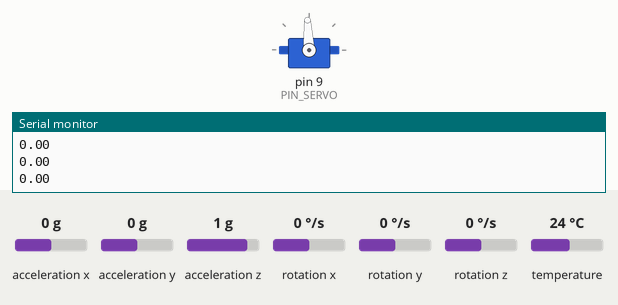
Simulated run of this sketch. Board: Arduino Uno, built with avr-gcc and run on an emulated ATmega328P. Shown: servo, the last lines printed to the serial monitor. The test bench sets the inputs (shaded band); at power-on: acceleration y 0 g, rotation x 0 °/s, acceleration x 0 g, acceleration z 1 g, rotation y 0 °/s, rotation z 0 °/s, temperature 24 °C.

Above: at 3.4 s.
3.5 s: acceleration y set to -1.4 g
At 5.2 s:
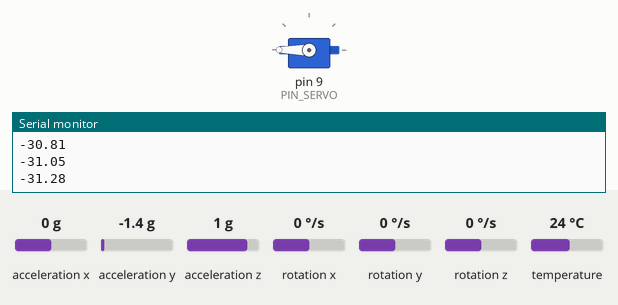
5.5 s: rotation x set to 100 °/s
At 8.2 s:
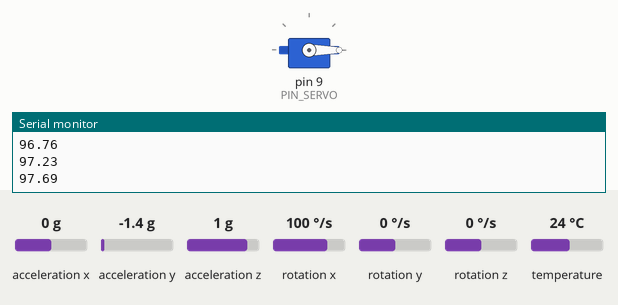
8.5 s: rotation x set to -192 °/s
At 10.02 s:
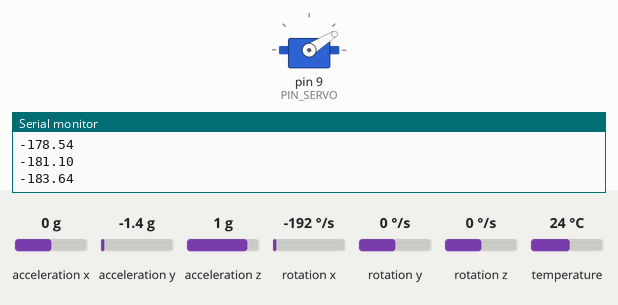
Timing chart, 0 to 11.6 s (numbered marks = the images above; inputs shaded):
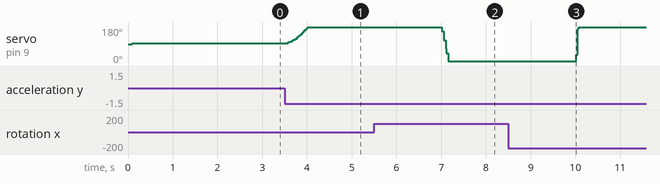

Measured:
- after the input at 3.5 s, servo on pin 9 (PIN_SERVO): moves from 93° to 180° over 0.50 s, starting at once
- after the input at 5.5 s, servo on pin 9 (PIN_SERVO): 180° → 0° after 1.5 s
- after the input at 8.5 s, servo on pin 9 (PIN_SERVO): 0° → 180° after 1.5 s

The sketch:

control_dig_bw.ino
```cpp
#include <Adafruit_MPU6050.h>
#include <NewPing.h>
#include <Servo.h>

#define PI 3.14159265359

#define MAX_DELAY_US 16383

#define ADC_BITS 10
#define ADC_MAX  ((2 << ADC_BITS) - 1)

#define BAUD_RATE  115200
#define SEND_COUNT 3

#define CONTROL_PERIOD_US  20000 // 20 ms (50 Hz)
#define DT                 (CONTROL_PERIOD_US / 1e6)

#define BEAM_MID_M 0.2 // Mitad de la longitud de la barra en metros (MEDIR)
#define CART_MID_M 0.028  // Mitad de la longitud del carro (MEDIR)

#define CALIB_ITERS 25 // Medio segundo de calibración

#define SERVO_AMP_DEG 90
#define SERVO_MIN_US  500
#define SERVO_MAX_US  2500

#define SONAR_MAX_CM   50
#define SONAR_US_PER_M 5831

#define PIN_POT   A3
#define PIN_SERVO 9
#define PIN_TRIG  6
#define PIN_ECHO  7

#define ALPHA 0.01

#define CALIBRATE 1

unsigned long last_time;

Servo servo;
// NewPing sonar(PIN_TRIG, PIN_ECHO, SONAR_MAX_CM);
Adafruit_MPU6050 mpu;

float gyro_bias;
float acc_bias;

void setup() {
  Serial.begin(BAUD_RATE);
  servo.attach(PIN_SERVO);

  if (!mpu.begin()) {
    Serial.println("Failed to find MPU6050!");
    while (1) {
      delay(100);
    }
  }

  mpu.setAccelerometerRange(MPU6050_RANGE_8_G);
  mpu.setGyroRange(MPU6050_RANGE_500_DEG);
  mpu.setFilterBandwidth(MPU6050_BAND_44_HZ);

  delay(100);

  moveServo(0);

  delay(2000);

#if CALIBRATE
  sensors_event_t a, g, temp;
  mpu.getEvent(&a, &g, &temp);
  gyro_bias = g.gyro.x;

  acc_bias = 0;
  for (int i = 0; i < CALIB_ITERS; i++){
    delayMicroseconds(CONTROL_PERIOD_US);
    mpu.getEvent(&a, &g, &temp);
    acc_bias += atan2(a.acceleration.y, a.acceleration.z) * 180.0 / PI;
  }
  acc_bias /= CALIB_ITERS;
#else
  // Valores a mano
  gyro_bias = 0;
  acc_bias  = 0;
#endif

  Serial.print("Gyro bias: ");
  Serial.println(gyro_bias);
  Serial.print("Acc bias:  ");
  Serial.println(acc_bias);

  // Siempre debe ser la última línea del setup
  last_time = micros();
}

void loop() {
  runPeriodicallyMicros(CONTROL_PERIOD_US);
  static float un1 = 0.0;
  static float un2 = 0.0;
  static float en1 = 0.0;
  static float en2 = 0.0;
  static float ref = 0;
  static float ang = 0;

  ang = estimateAngle(ang);
  float e = ref - ang;
  float u =2.1549*e - 1.8356*en1 + un1;
  //float u = 4.0/3 * un1 - 1.0/3 * un2 + 18.06*e - 29.55*en1 + 12.09*en2;
  // float u = 4.0/3 * un1 - 1.0/3 * un2 + 18.15*e - 29.7*en1 + 12.15*en2;
  un2 = un1;
  un1 = u;
  en2 = en1;
  en1 = e;

  moveServo(u);

  float datos[] = { ang, u, e};
  //matlab_send(datos);

  // Serial.print(ref);
  // Serial.print(", ");
  // Serial.print(pos);
  // Serial.print(", ");
  Serial.print(ang);
  Serial.println();
}

/// Toma valores entre -90 y 90 grados.
/// Satura valores por fuera de ese rango.
void moveServo(float angle) {
  angle = saturate(angle, -SERVO_AMP_DEG, SERVO_AMP_DEG);
  unsigned int us = remap(angle, -SERVO_AMP_DEG, SERVO_AMP_DEG, SERVO_MIN_US, SERVO_MAX_US);
  servo.writeMicroseconds(us);
}

/// Devuelve la posición del centro del carrito
/// respecto del centro de la barra, en metros.

/// Devuelve una posición de referencia para el carrito
/// respecto del centro de la varilla, en metros.
float readReference() {
  float value = analogRead(PIN_POT);
  return remap(value, 0, ADC_MAX, -BEAM_MID_M, BEAM_MID_M);
}

/// Devuelve el ángulo de la barra filtrado con un filtro complementario.
float estimateAngle(float prev_ang) {
  sensors_event_t a, g, temp;
  mpu.getEvent(&a, &g, &temp);

  float ang_gyro = prev_ang + DT * (g.gyro.x - gyro_bias) * 180.0 / PI;
  float ang_acc = atan2(a.acceleration.y, a.acceleration.z) * 180.0 / PI - acc_bias;

  return ALPHA * ang_acc + (1 - ALPHA) * ang_gyro;
}


void matlab_send(float data[SEND_COUNT]){
  // Envío de header
  Serial.write("abcd");

  for (int i = 0; i < SEND_COUNT; i++) {
    byte * b = (byte *) &data[i];
    Serial.write(b, sizeof(float));
  }
}

float remap(float x, float from_min, float from_max, float to_min, float to_max) {
  return (x - from_min) / (from_max - from_min) * (to_max - to_min) + to_min;
}

float saturate(float x, float min, float max) {
  if (x > max) {
    x = max;
  } else if (x < min) {
    x = min;
  }
  return x;
}

void runPeriodicallyMicros(unsigned long period) {
  unsigned long curr_time = micros();
  unsigned long elapsed = curr_time - last_time;
  long sleep_time = (long)(period - elapsed);
  last_time += period;

  if (sleep_time > 0) {
    delayMicrosecondsFixed(sleep_time);
  }
}

void delayMicrosecondsFixed(unsigned long us) {
  while (us > MAX_DELAY_US) {
    us -= MAX_DELAY_US;
    delayMicroseconds(MAX_DELAY_US);
  }
  delayMicroseconds(us);
}
```
